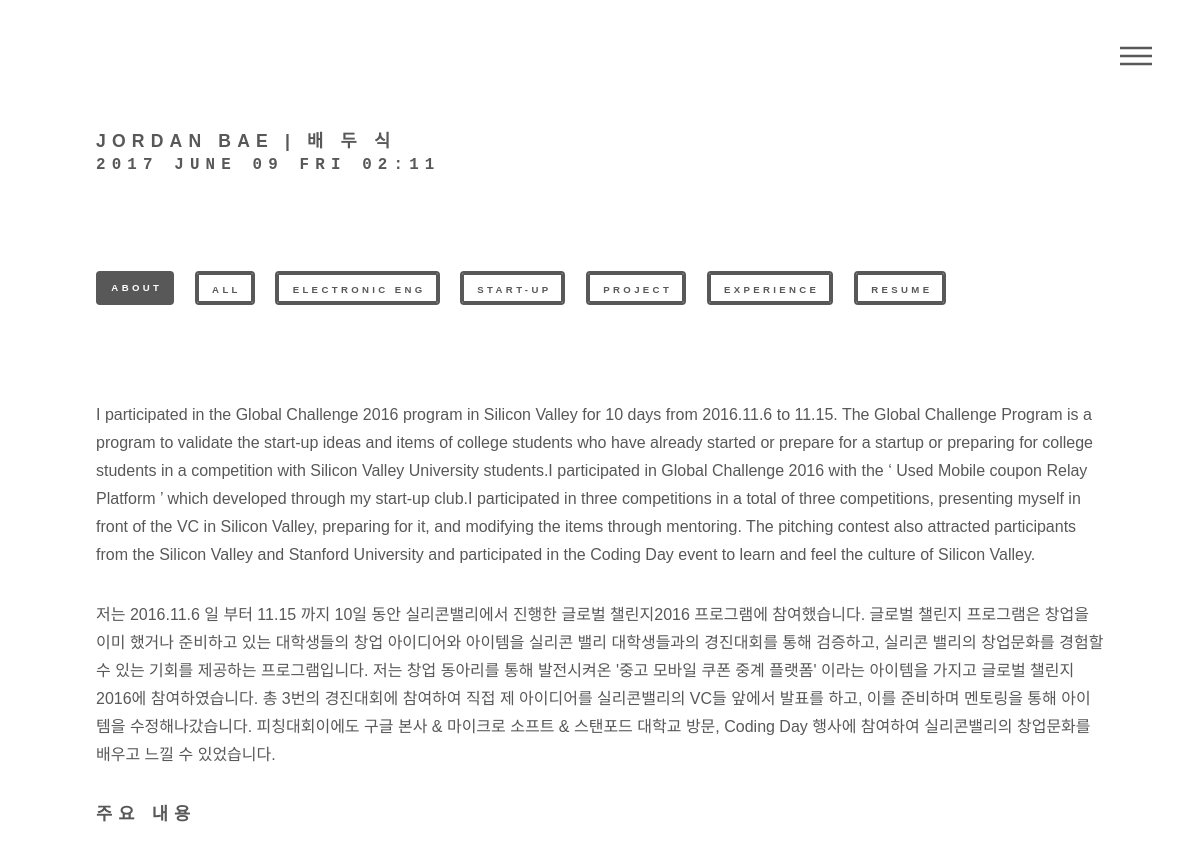
/post/detail/global/ (upper part), run on an earlier commit of the app's database.
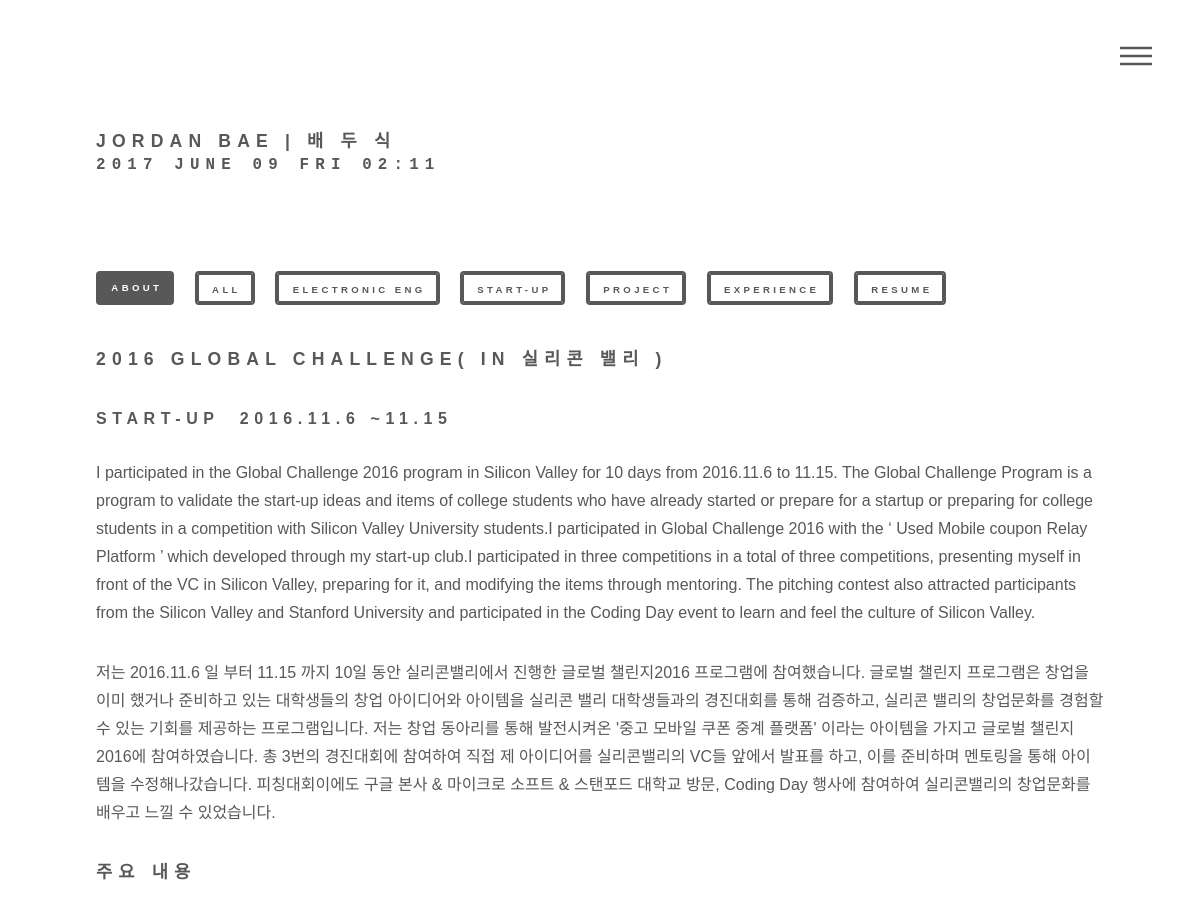
And on a later commit of the database.
### portfolio/models.py (models this page shows, shortened)
class TimestampModel(models.Model):
    created_date = models.DateTimeField(auto_now_add=True)
    updated_date = models.DateTimeField(auto_now=True, null=True)
    class Meta:
        abstract = True

class Post(TimestampModel):
    title = models.CharField(max_length=100)
    category= models.CharField(max_length=100,
        choices = (
            ('Electronic-Eng','Electronic-Eng'),
            ('Start-up','Start-up'),
            ('Project','Project'),
            ('Experience','Experience'),
        ),default=False)
    photo1 = models.ImageField(blank=True, upload_to='blog/photo1/%Y/%M/%D')
    photo2 = models.ImageField(blank=True, upload_to='blog/photo2/%Y/%M/%D')
    summary = models.CharField(max_length=200)
    period = models.CharField(max_length=200, default=False)
    url = models.CharField(max_length=100)
    class Meta:
        ordering = ['id']

### portfolio/views.py (the view)
# urls.py: url(r'^post/detail/global/$',views.post_detail_global,name='post_detail_global_challenge'),
def post_detail_global(request):
    post = Post.objects.filter(url="portfolio:post_detail_global_challenge").first()
    return render(request, 'portfolio/global_challenge.html',{
        'post':post
    })

### portfolio/templates/portfolio/global_challenge.html (shortened to what this page needs)
{% extends "portfolio/layout.html" %}
{% block contents %}
{% load static %}
{% load imagekit %}
	<div id="wrapper">
		<header id="header">
			<div class="inner">
					<a href="/"><h2>JORDAN BAE | 배 두 식 <pre>{% now "Y F d D H:i" %} </pre></h2></a>
				<br><br>
    		<nav>
    			<ul>
    				<li><a class = 'menu' href="#menu">Menu</a></li>
    			</ul>
    		</nav>
			</div>
		</header>
    <div id="main">
	<div class="inner">
		<header>
	  		  <ul class="actions">
                <li><a href="{% url "portfolio:profile" %}" class="button special small searchtag">About</a></li>
	  		  	<li><a href="{% url "portfolio:main_view" %}" class="button small searchtag">All</a></li>
	  		  	<li><a href="{% url "portfolio:elec" %}" class="button small searchtag">Electronic Eng</a></li>
	  		  	<li><a href="{% url "portfolio:startup" %}" class="button small searchtag">Start-up</a></li>
	  		  	<li><a href="{% url "portfolio:project" %}" class="button small searchtag">Project</a></li>
                <li><a href="{% url "portfolio:experience" %}" class="button small searchtag">Experience</a></li>
                <li><a href="{% url "portfolio:resume" %}" class="button small searchtag">RESUME</a></li>
	  		  </ul>
		</header>
                <h2> {{ post.title }}</h2>
                <h3>{{ post.category }}&nbsp&nbsp{{ post.period }}</h3>
                <div class="row uniform">
                </div><br>
                <p>I participated in the Global Challenge 2016 program in Silicon Valley for 10 days from 2016.11.6 to 11.15.
                The Global Challenge Program is a program to validate the start-up ideas and items of college students who have already started or prepare for a startup or preparing for
                    college students in a competition with Silicon Valley University students.I participated in Global Challenge 2016 with the ‘ Used Mobile coupon Relay Platform ’ which developed through my start-up club.I participated in three competitions in a total of three competitions,
                    presenting myself in front of the VC in Silicon Valley, preparing for it, and modifying the items through mentoring.
                The pitching contest also attracted participants from the Silicon Valley and Stanford University and participated in the Coding Day event to learn and feel the culture of Silicon Valley.</p>
                <p>저는 2016.11.6 일 부터 11.15 까지 10일 동안 실리콘밸리에서 진행한 글로벌 챌린지2016 프로그램에 참여했습니다. 글로벌 챌린지 프로그램은 창업을 이미 했거나 준비하고 있는 대학생들의
                창업 아이디어와 아이템을 실리콘 밸리 대학생들과의 경진대회를 통해 검증하고, 실리콘 밸리의 창업문화를 경험할 수 있는 기회를 제공하는 프로그램입니다. 저는 창업 동아리를 통해
                발전시켜온 '중고 모바일 쿠폰 중계 플랫폼' 이라는 아이템을 가지고 글로벌 챌린지2016에 참여하였습니다. 총 3번의 경진대회에 참여하여 직접 제 아이디어를 실리콘밸리의 VC들
                앞에서 발표를 하고, 이를 준비하며 멘토링을 통해 아이템을 수정해나갔습니다. 피칭대회이에도 구글 본사 & 마이크로 소프트 & 스탠포드 대학교 방문, Coding Day 행사에 참여하여
                실리콘밸리의 창업문화를 배우고 느낄 수 있었습니다.</p>
                <h2>주요 내용</h2>
                <br>
            </div>
    </div>
    </div>
{% endblock %}

What changed in the data, as far as the page shows it:
now on this page (row edited): Post: title "2016 GLOBAL CHALLENGE( IN 실리콘 밸리 )", category "START-UP", period "2016.11.6 ~11.15"
